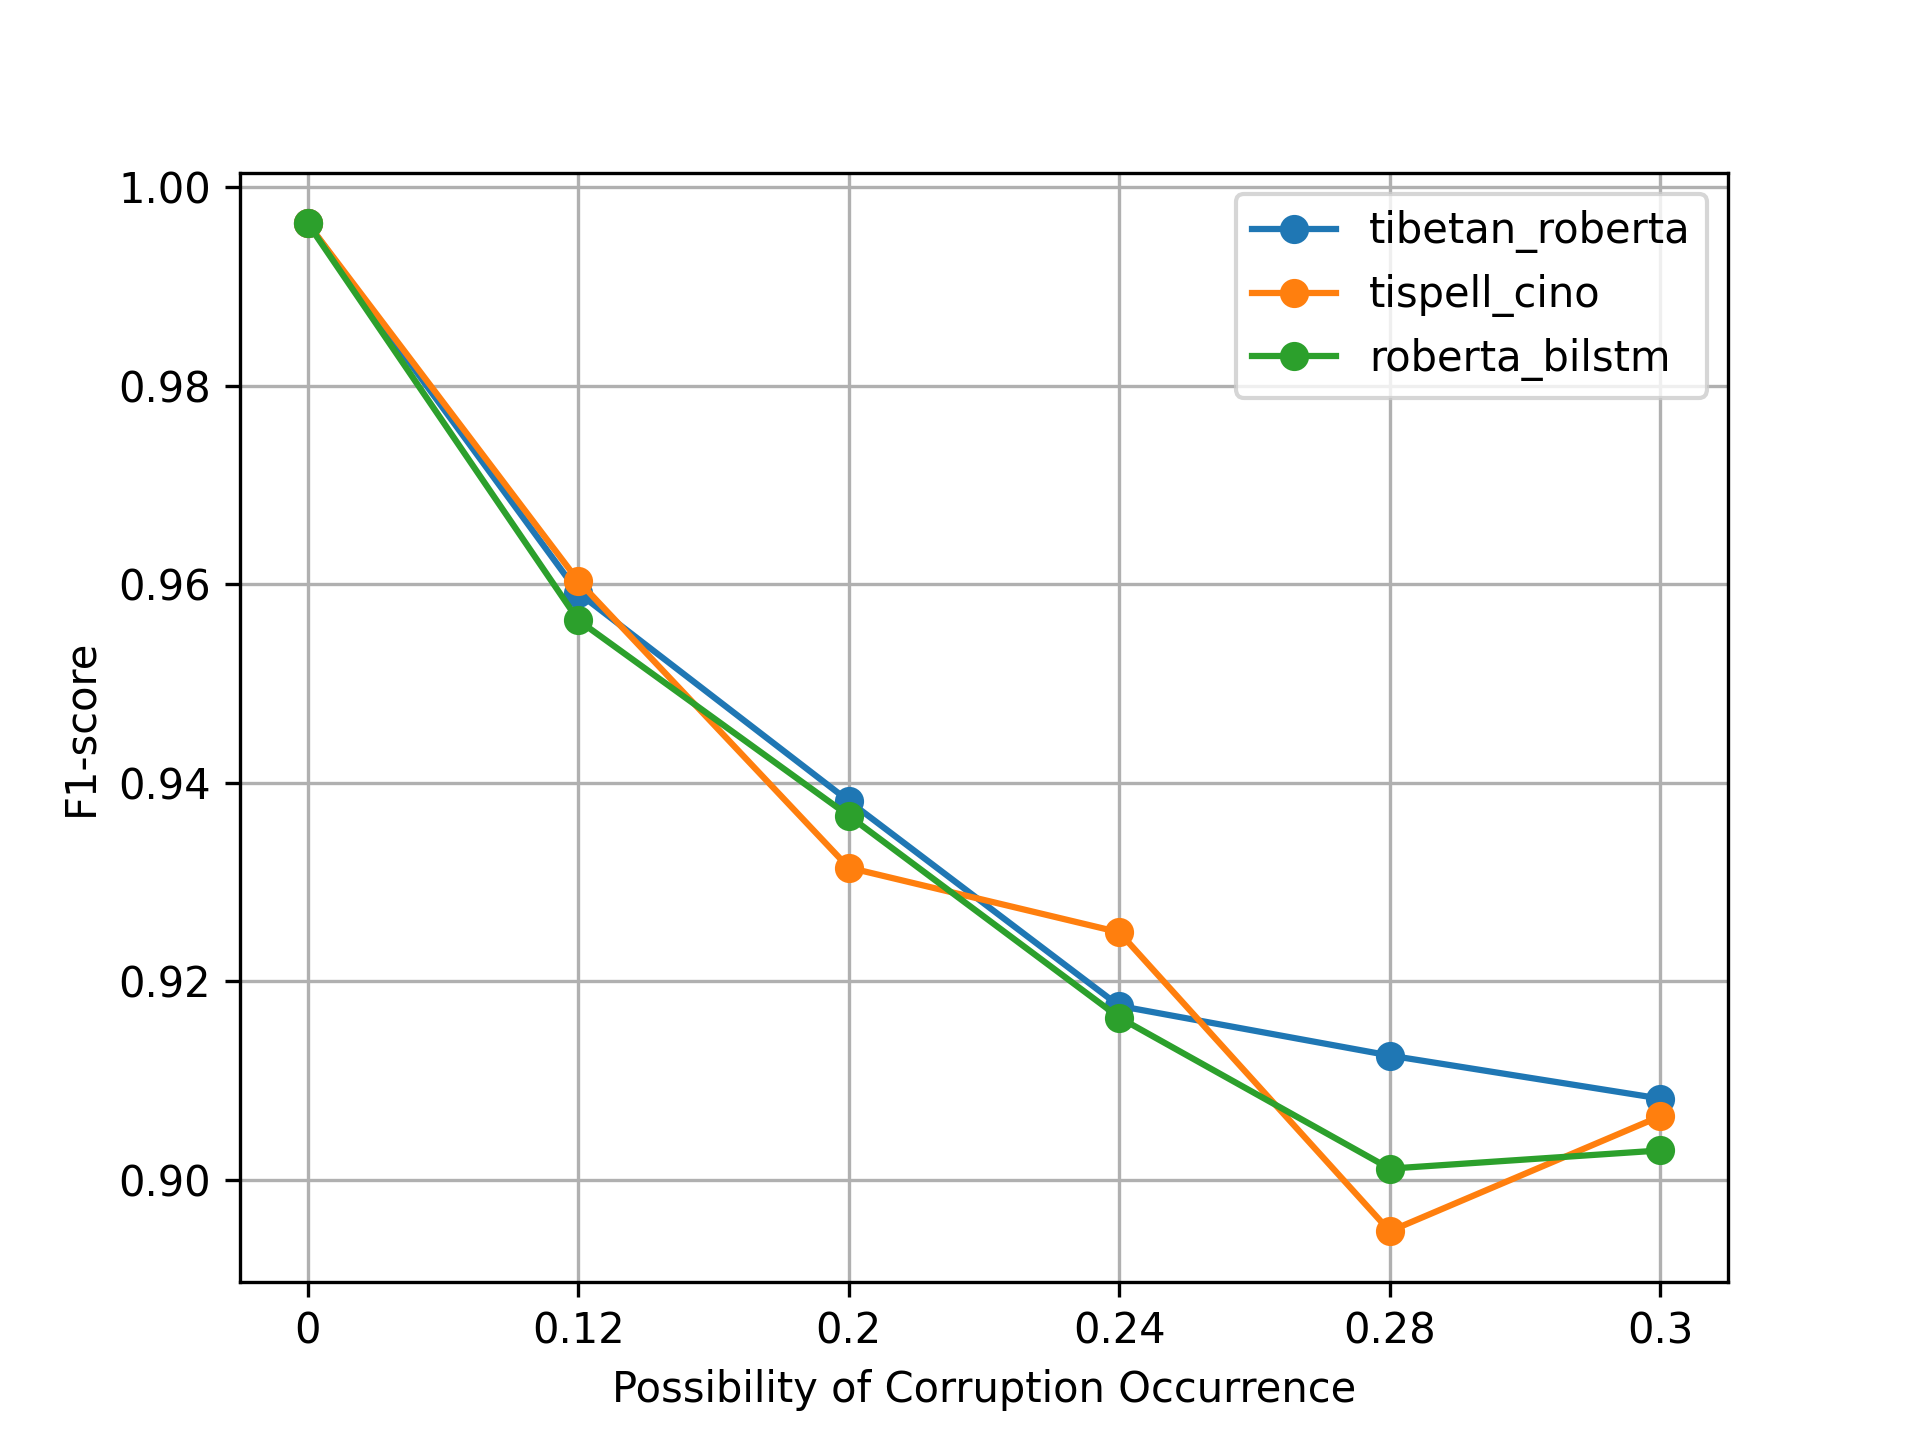

Reproduce this figure in Python.
import os
import re
import random
import numpy as np
from tqdm import tqdm
import matplotlib.pyplot as plt
import torch
from torch.utils.data import Dataset, DataLoader, random_split
from dataloader.corrupt import char_level, syllable_level, utils
from transformers import AutoTokenizer
from option import parse_args
from metrics import compute_precision_recall_f1
from model.tispell_roberta import TiSpell_RoBERTa
from model.tispell_cino import TiSpell_CINO
from model.roberta_bilstm import Roberta_BiLSTM


class TibetanDataset(Dataset):
    def __init__(self, args, tokenizer, possibilities):
        self.max_char_in_word = args.max_char_in_word
        self.max_char_length = args.max_char_length
        self.max_word_length = args.max_word_length
        self.max_subword_length = args.max_subword_length
        self.possibilities = possibilities
        self.tokenizer = tokenizer
        texts = []
        folders = os.listdir(args.data_path)
        for folder in tqdm(folders):
            files = os.listdir(os.path.join(args.data_path, folder))
            for file in files:
                with open(os.path.join(args.data_path, folder, file), "r", encoding="utf-16") as f:
                    for line in f:
                        text = line.strip()
                        if len(text) >= 20:
                            texts.append(line.strip())
        texts = texts[:args.num_sample]
        self.texts = texts
    
    def random_corrupt(self, text):
        syllable_list = utils.split_syllable(text)
        correct_syllable_list = syllable_list.copy()
        data = {'correct': '་'.join(correct_syllable_list)}
        for possibility in self.possibilities:
            syllable_list = utils.split_syllable(text)
            if random.random() < possibility:
                syllable_list, _ = syllable_level.syllable_random_delete(syllable_list)
            if random.random() < possibility:
                syllable_list, _ = syllable_level.syllable_random_exchange(syllable_list)
            if random.random() < possibility:
                syllable_list = syllable_level.syllable_random_merge(syllable_list)
            if random.random() < possibility:
                syllable_list = char_level.char_random_delete(syllable_list)
            if random.random() < possibility:
                syllable_list = char_level.char_random_insert(syllable_list)
            if random.random() < possibility:
                syllable_list = char_level.char_tall_short_replace(syllable_list)
            if random.random() < possibility:
                syllable_list = char_level.char_homomorphic_replace(syllable_list)
            if random.random() < possibility:
                syllable_list = char_level.char_inner_syllable_exchange(syllable_list)
            if random.random() < possibility:
                syllable_list = char_level.char_near_syllable_exchange(syllable_list)
            data[str(possibility)] = '་'.join(syllable_list)
        return data
        
    def __len__(self):
        return len(self.texts)

    def __getitem__(self, idx):
        text = self.texts[idx]
        text = self.random_corrupt(text)
            
        tokenized_text = {}
        for key, value in text.items():
            tokenized_text[key] = self.tokenizer(value, 
                                                 truncation=True, padding="max_length", max_length=self.max_subword_length, return_tensors="pt")
            
            tokenized_text[key]['input_ids'] = tokenized_text[key]['input_ids'].squeeze()
            tokenized_text[key]['attention_mask'] = tokenized_text[key]['attention_mask'].squeeze()
        return tokenized_text
    
def evaluation(args, model, tokenizer, test_loader, possibilities):
    fi_dict = {}
    f1_list_dict = {str(possibility): [] for possibility in possibilities}
    with torch.no_grad():
        for batch in tqdm(test_loader, desc="Evaluating"):
            tokenized_text = batch
            correct_input_ids = tokenized_text['correct']['input_ids'].to(args.device)
            correct_texts = tokenizer.batch_decode(correct_input_ids, seq='་', skip_special_tokens=True)
            
            for key in f1_list_dict.keys():
                corrupt_input_ids = tokenized_text[key]['input_ids'].to(args.device)
                corrupt_attention_mask = tokenized_text[key]['attention_mask'].to(args.device)

                logit, _ = model(corrupt_input_ids, attention_mask=corrupt_attention_mask)
                pred_input_ids = torch.argmax(logit, dim=-1)
                pred_texts = tokenizer.batch_decode(pred_input_ids, seq='་', skip_special_tokens=True)

                for pred_text, correct_text in zip(pred_texts, correct_texts):
                    pred_text = pred_text.replace('་', ' ')
                    correct_text = correct_text.replace('་', ' ')
                    _, _, f1 = compute_precision_recall_f1(re.split(' ', pred_text), re.split(' ', correct_text))
                    f1_list_dict[key].append(f1)
    for key in f1_list_dict.keys():
        fi_dict[key] = sum(f1_list_dict[key])/len(f1_list_dict[key])
    return fi_dict


def main():
    args = parse_args()
    #possibilities = [0, 0.1, 0.2, 0.3, 0.4, 0.5, 0.6, 0.7, 0.8, 0.9, 1.0]
    possibilities = [0, 0.12, 0.20, 0.24, 0.28, 0.3]
    
    tokenizer = AutoTokenizer.from_pretrained('./tokenizer/tibetan_roberta', use_fast=False, do_lower_case=False)
    
    dataset = TibetanDataset(args, tokenizer, possibilities)
    train_size = int(0.999 * len(dataset))
    val_size = len(dataset) - train_size
    _, test_dataset = random_split(dataset, [train_size, val_size])

    # train_loader = DataLoader(train_dataset, batch_size=args.batch_size, shuffle=True)
    test_loader = DataLoader(test_dataset, batch_size=args.batch_size, shuffle=False)
    
    tispell_roberta = TiSpell_RoBERTa("./weights/tispell_roberta", tokenizer).to(args.device).eval()
    tispell_roberta.load_state_dict(torch.load("./weights/tispell_roberta/tispell_roberta.pth", map_location=args.device))
    tibetan_roberta_f1 = evaluation(args, tispell_roberta, tokenizer, test_loader, possibilities)
    print(tibetan_roberta_f1)
    plt.plot(tibetan_roberta_f1.keys(), tibetan_roberta_f1.values(), marker='o', label="tibetan_roberta")
    
    tispell_cino = TiSpell_CINO("./weights/tispell_cino", tokenizer).to(args.device).eval()
    tispell_cino.load_state_dict(torch.load("./weights/tispell_cino/tispell_cino.pth", map_location=args.device))
    tispell_cino_f1 = evaluation(args, tispell_roberta, tokenizer, test_loader, possibilities)
    plt.plot(tispell_cino_f1.keys(), tispell_cino_f1.values(), marker='o', label="tispell_cino")
    
    roberta_bilstm = Roberta_BiLSTM("./weights/roberta_bilstm", tokenizer).to(args.device).eval()
    roberta_bilstm.load_state_dict(torch.load("./weights/roberta_bilstm/roberta_bilstm.pth", map_location=args.device))
    roberta_bilstm_f1 = evaluation(args, tispell_roberta, tokenizer, test_loader, possibilities)
    plt.plot(roberta_bilstm_f1.keys(), roberta_bilstm_f1.values(), marker='o', label="roberta_bilstm")
    plt.xlabel("Possibility of Corruption Occurrence")
    plt.ylabel("F1-score")
    plt.legend()
    plt.grid()
    plt.savefig("f1_curve.png", dpi=300)

if __name__ == "__main__":
    main()
